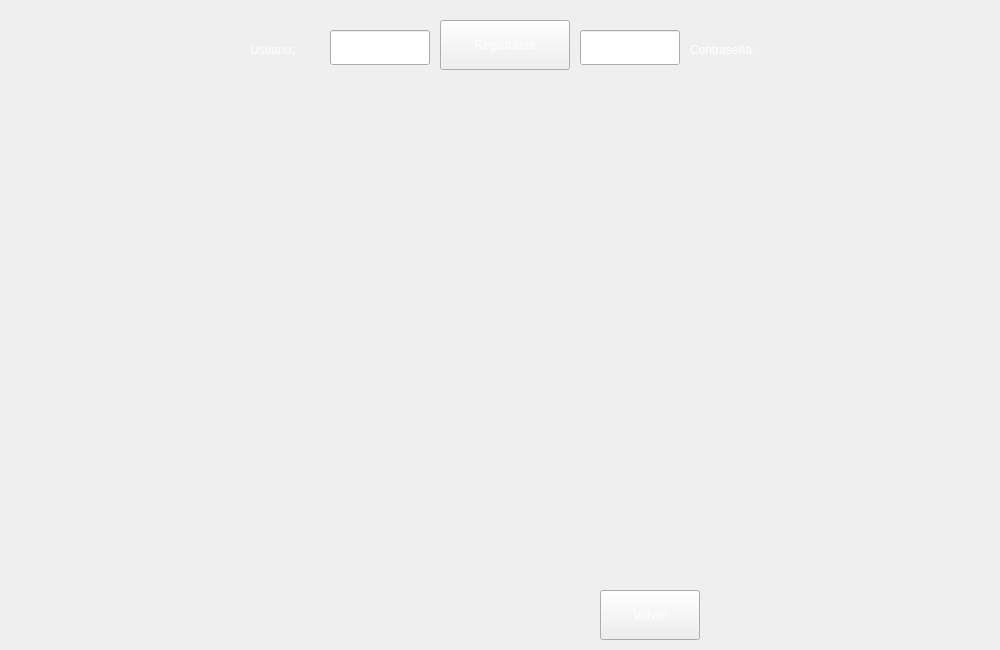
<?xml version="1.0" encoding="UTF-8"?>
<ui version="4.0">
 <class>Registrarse</class>
 <widget class="QWidget" name="Registrarse">
  <property name="geometry">
   <rect>
    <x>0</x>
    <y>0</y>
    <width>1000</width>
    <height>650</height>
   </rect>
  </property>
  <property name="windowTitle">
   <string>HellBurn</string>
  </property>
  <property name="windowIcon">
   <iconset resource="Imagenes.qrc">
    <normaloff>:/Imagenes/ICONO.png</normaloff>:/Imagenes/ICONO.png</iconset>
  </property>
  <property name="styleSheet">
   <string notr="true"/>
  </property>
  <widget class="QLabel" name="label">
   <property name="geometry">
    <rect>
     <x>250</x>
     <y>40</y>
     <width>100</width>
     <height>20</height>
    </rect>
   </property>
   <property name="styleSheet">
    <string notr="true">color: rgb(255, 255, 255);</string>
   </property>
   <property name="text">
    <string>Usuario:</string>
   </property>
  </widget>
  <widget class="QLabel" name="label_2">
   <property name="geometry">
    <rect>
     <x>690</x>
     <y>40</y>
     <width>100</width>
     <height>20</height>
    </rect>
   </property>
   <property name="styleSheet">
    <string notr="true">color: rgb(255, 255, 255);</string>
   </property>
   <property name="text">
    <string>Contraseña:</string>
   </property>
  </widget>
  <widget class="QPushButton" name="registrarse">
   <property name="geometry">
    <rect>
     <x>440</x>
     <y>20</y>
     <width>130</width>
     <height>50</height>
    </rect>
   </property>
   <property name="styleSheet">
    <string notr="true">#registrarse{
color: rgb(255, 255, 255);
border-image: url(:/Imagenes/Boton.png);
}
#registrarse:hover
{
border-image: url(:/Imagenes/BotonHover.png);
}
#registrarse:pressed
{
border-image: url(:/Imagenes/BotonPush.png);
}
</string>
   </property>
   <property name="text">
    <string>Registrarse</string>
   </property>
  </widget>
  <widget class="QPushButton" name="volver">
   <property name="geometry">
    <rect>
     <x>600</x>
     <y>590</y>
     <width>100</width>
     <height>50</height>
    </rect>
   </property>
   <property name="styleSheet">
    <string notr="true">#volver{
color: rgb(255, 255, 255);
border-image: url(:/Imagenes/BOTONGRIS.png);
}
#volver:hover
{
border-image: url(:/Imagenes/BOTONGRISHOVER.png);
}
#volver:pressed
{
border-image: url(:/Imagenes/BOTONGRISPUSH.png);
}

</string>
   </property>
   <property name="text">
    <string>Volver</string>
   </property>
  </widget>
  <widget class="QLineEdit" name="usuario">
   <property name="geometry">
    <rect>
     <x>330</x>
     <y>30</y>
     <width>100</width>
     <height>35</height>
    </rect>
   </property>
   <property name="styleSheet">
    <string notr="true">#usuario{
	color: rgb(255, 255, 255);
border-image:url(:/Imagenes/TEXT-INPUT.png);
}</string>
   </property>
  </widget>
  <widget class="QLineEdit" name="clave">
   <property name="geometry">
    <rect>
     <x>580</x>
     <y>30</y>
     <width>100</width>
     <height>35</height>
    </rect>
   </property>
   <property name="styleSheet">
    <string notr="true">#clave{
	color: rgb(255, 255, 255);
border-image:url(:/Imagenes/TEXT-INPUT.png);
}</string>
   </property>
  </widget>
  <widget class="QLabel" name="label_3">
   <property name="geometry">
    <rect>
     <x>0</x>
     <y>0</y>
     <width>1000</width>
     <height>650</height>
    </rect>
   </property>
   <property name="text">
    <string/>
   </property>
   <property name="pixmap">
    <pixmap resource="Imagenes.qrc">:/Imagenes/INTERFAZ.png</pixmap>
   </property>
   <property name="scaledContents">
    <bool>true</bool>
   </property>
  </widget>
  <zorder>label_3</zorder>
  <zorder>label</zorder>
  <zorder>label_2</zorder>
  <zorder>registrarse</zorder>
  <zorder>usuario</zorder>
  <zorder>volver</zorder>
  <zorder>clave</zorder>
 </widget>
 <resources>
  <include location="Imagenes.qrc"/>
 </resources>
 <connections/>
</ui>
